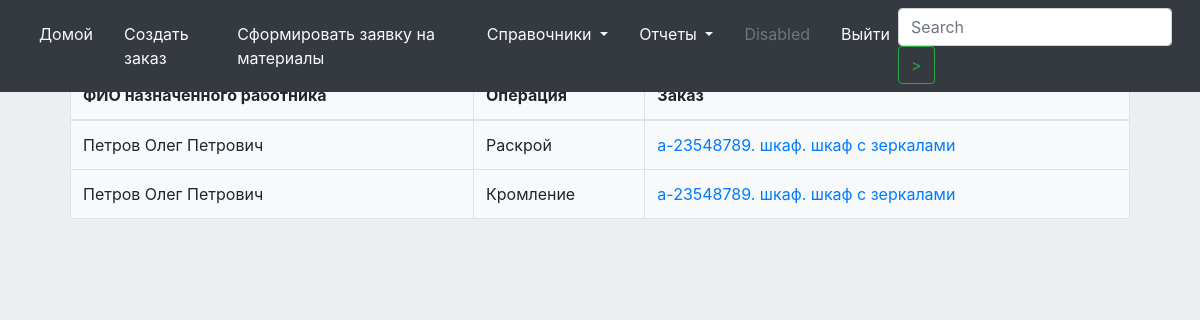
The page /reportOutstandingApplication/ on the database as committed earlier.
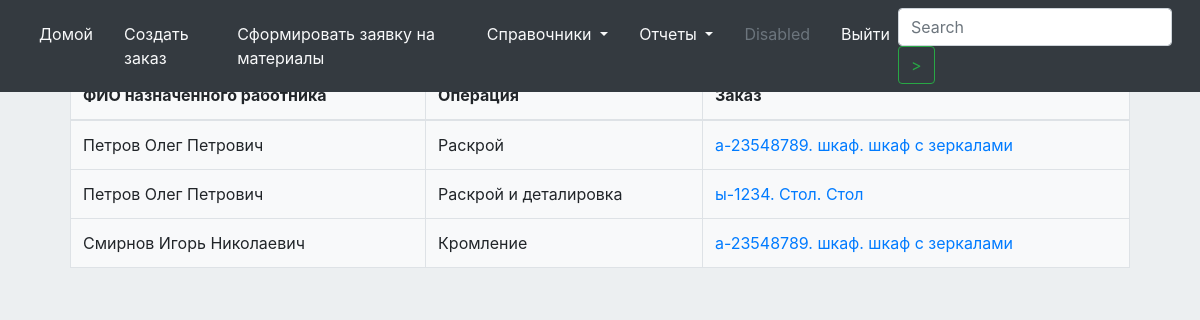
The same page on the database as committed later.
### orloveFurniture/models.py (models this page shows, shortened)
class WorkerCatalog(models.Model):
    date_created = models.DateTimeField
    name = models.CharField(max_length=255)
    surname = models.CharField(max_length=255)
    patronymic = models.CharField(max_length=255)
    position = models.ManyToManyField(PositionCatalog)
    def __str__(self):
        return self.surname  + " " +  self.name + " " + self.patronymic

class OperationProjectCatalog(models.Model):
    date_created = models.DateTimeField
    name = models.CharField(max_length=255)
    def __str__(self):
        return self.name

class Order(models.Model):
    idOrder = models.CharField(max_length=36, blank=True, unique=False, default=uuid.uuid4)
    date_created = models.DateTimeField(default=timezone.now)
    nameOrder =  models.CharField(max_length=255)
    nameContract = models.CharField(max_length=255)
    fio = models.CharField(max_length=255)
    status = models.ForeignKey(StatusCatalog, blank=False, null=False, on_delete=models.PROTECT)
    address = models.CharField(max_length=255)
    phone = models.CharField(max_length=11)
    trelloLink = models.CharField(max_length=255)
    details = models.TextField()
    cost = models.IntegerField(blank=True, null=True, default = 0)
    prepayment = models.IntegerField(blank=True, null=True, default = 0 )
    def __str__(self):
        return self.nameContract + ". " + self.nameOrder + ". " + self.details

### orloveFurniture/views.py (the view)
# urls.py: url(r'^reportOutstandingApplication/$', views.createReportOutstandingApplication, name='reportOutstandingApplication'),
def createReportOutstandingApplication(request):
    if request.method == "POST":
        return HttpResponse("в разработке")
    Operations = []
    for needOperation in RequiredOperationProject.objects.all().filter(isDone=False).order_by('idWorker'):
        Operation = {}
        Operation["workerName"] = needOperation.idWorker
        Operation["order"] = needOperation.idOrder
        Operation["operation"] = needOperation.idOperation
        Operations.append(Operation)
    workers =  WorkerCatalog.objects.all()
    return render(request, "report_outstanding_applications.html", {"workers" : workers, "Operations" : Operations})

### templates/report_outstanding_applications.html (shortened to what this page needs)
{% extends "base.html" %}
{% load static %}
{% block styles %}
     <link rel="stylesheet" type="text/css" href= "{% static "css/index.css" %}" >
{% endblock %}
{% block content %}
    <div class = "main-window" >
        <table class="table table-bordered bg-light" id = "operations">
            <thead>
            <tr>
                <th scope="col">ФИО назначенного работника</th>
                <th scope="col">Операция</th>
                <th scope="col">Заказ</th>
            </tr>
            </thead>
            <tbody>
            {% for operation in Operations %}
                <tr>
                    <td>
                        {{  operation.workerName }}
                    </td>
                    <td>
                        {{  operation.operation }}
                    </td>
                    <td>
                        <a href = /order/{{ operation.order.id }} > {{  operation.order }} </a>
                    </td>
                </tr>
            {% endfor %}
            </tbody>
        </table>
    </div>
{% endblock %}

Rows that differ between the two databases and show on the page:
changed WorkerCatalog "Петров Олег Петрович": operation "Кромление" → "Раскрой и деталировка"; order "а-23548789. шкаф. шкаф с зеркалами" → "ы-1234. Стол. Стол"
added WorkerCatalog: workerName "Смирнов Игорь Николаевич", operation "Кромление", order "а-23548789. шкаф. шкаф с зеркалами"
